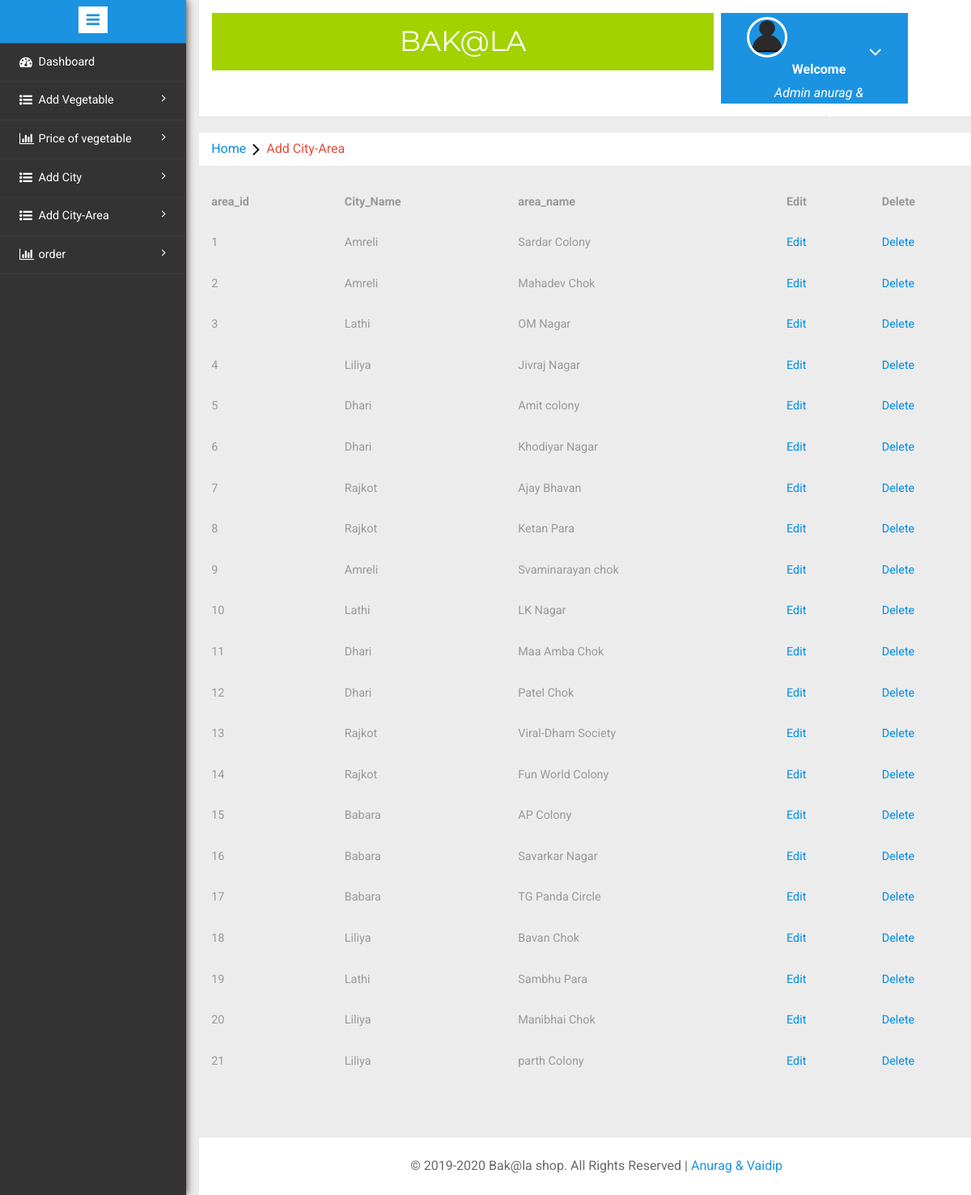
The app's page /admin/manage-city-area.php (signed in) with its own data.
### tables this page shows
CREATE TABLE IF NOT EXISTS `city_area` (
  `city_id` int(5) NOT NULL,
  `area_id` int(5) NOT NULL AUTO_INCREMENT,
  `area_name` varchar(30) NOT NULL,
  PRIMARY KEY (`area_id`),
  KEY `city_id` (`city_id`)
);

CREATE TABLE IF NOT EXISTS `city` (
  `city_id` int(5) NOT NULL AUTO_INCREMENT,
  `city_name` varchar(20) NOT NULL,
  PRIMARY KEY (`city_id`)
);

### admin/manage-city-area.php (the view, shortened to what this page needs)
<?php
include('same.php');
if(strlen($_SESSION['admin_nm'])==0)
	{
header('location:index.php');
}
else{
?>
<!doctype html>
<html>
<head>
    <link href="css/bootstrap.min.css" rel='stylesheet' type='text/css' />
    <link href="css/style.css" rel='stylesheet' type='text/css' />
    <link rel="stylesheet" href="css/morris.css" type="text/css"/>
    <link href="css/font-awesome.css" rel="stylesheet">
    <link rel="stylesheet" href="css/icon-font.min.css" type='text/css' />
</head>
<body>
   <div class="page-container">
<div class="left-content">
	   <div class="mother-grid-inner">
<?php include('header.php');?>
				</div>
	<ol class="breadcrumb">
                <li class="breadcrumb-item"><a href="panel.php">Home</a><i class="fa fa-angle-right"></i>Add City-Area</li>
            </ol>
<table class="table table-responsive">
    <tr>
        <th>area_id</th>
        <th>City_Name</th>
        <th>area_name</th>
        <th>Edit</th>
        <th>Delete</th>
    </tr>
    <tr>
        <?php
            $qry="select city_id,area_id,area_name from city_area";
            $v=mysql_query($qry,$con);
            while($r=mysql_fetch_array($v))
            {
                $qrr=mysql_query("select city_name from city where city_id=$r[0] ",$con);
                $rr=mysql_fetch_array($qrr);
        ?>
        <td><?php echo $r[1]; ?></td>
        <td><?php echo $rr[0]; ?></td>
        <td><?php echo $r[2]; ?></td>
        <td><a href="edit_area_by_link.php?k=<?php echo $r[1]; ?>">Edit</td>
        <td><a href="delete_area_by_link.php?k=<?php echo $r[1]; ?>">Delete</td>
    </tr>
    <?php  } ?>
</table>
</body>
</html>
<?php include('footer.php');?>
					<?php include('sidebarmenu.php');?>
							  <div class="clearfix"></div>
<?php } ?>

### admin/header.php (shortened to what this page needs)
<div class="header-main">
					<div class="logo-w3-agile">
								<h1><a href="panel.php">Bak@La</a></h1>
							</div>
						<div class="profile_details w3l">
								<ul>
									<li class="dropdown profile_details_drop">
										<a href="#" class="dropdown-toggle" data-toggle="dropdown" aria-expanded="false">
											<div class="profile_img">
												<span class="prfil-img"><img src="images/User-icon.png" alt=""> </span>
												<div class="user-name">
													<p>Welcome</p>
													<span>Admin anurag & Vaidip</span>
												</div>
												<i class="fa fa-angle-down"></i>
												<div class="clearfix"></div>
											</div>
										</a>
									</li>
								</ul>
							</div>
				</div>

### admin/footer.php
<div class="copyrights">
	 <p>© 2019-2020 Bak@la shop. All Rights Reserved |  <a href="#">Anurag &  Vaidip</a> </p>
</div>

### admin/sidebarmenu.php (shortened to what this page needs)
<div class="sidebar-menu">
					<header class="logo1">
						<a href="panel.php" class="sidebar-icon"> <span class="fa fa-bars"></span> </a>
					</header>
                           <div class="menu">
									<ul id="menu" >
										<li><a href="panel.php"><i class="fa fa-tachometer"></i> <span>Dashboard</span><div class="clearfix"></div></a></li>
									 <li id="menu-academico" ><a href="panel.php"><i class="fa fa-list-ul" aria-hidden="true"></i><span>Add Vegetable</span> <span class="fa fa-angle-right" style="float: right"></span><div class="clearfix"></div></a>
										</li>
									<li id="menu-academico" ><a href="panel.php"><i class="fa fa-bar-chart" aria-hidden="true"></i><span> Price of vegetable</span> <span class="fa fa-angle-right" style="float: right"></span><div class="clearfix"></div></a>
									</li>
                                     <li id="menu-academico" ><a href="panel.php"><i class="fa fa-list-ul" aria-hidden="true"></i><span>Add City</span> <span class="fa fa-angle-right" style="float: right"></span><div class="clearfix"></div></a>
										</li>
                                     <li id="menu-academico" ><a href="panel.php"><i class="fa fa-list-ul" aria-hidden="true"></i><span>Add City-Area</span> <span class="fa fa-angle-right" style="float: right"></span><div class="clearfix"></div></a>
										</li>
						          <li id="menu-academico" ><a href="panel.php"><i class="fa fa-bar-chart" aria-hidden="true"></i><span> order</span> <span class="fa fa-angle-right" style="float: right"></span><div class="clearfix"></div></a>
									</li>
								  </ul>
								</div>
							  </div>

### records on screen
city_area: area_id "1", city.city_name "Amreli", area_name "Sardar Colony"
city_area: area_id "2", city.city_name "Amreli", area_name "Mahadev Chok"
city_area: area_id "3", city.city_name "Lathi", area_name "OM Nagar"
city_area: area_id "4", city.city_name "Liliya", area_name "Jivraj Nagar"
city_area: area_id "5", city.city_name "Dhari", area_name "Amit colony"
city_area: area_id "6", city.city_name "Dhari", area_name "Khodiyar Nagar"
city_area: area_id "7", city.city_name "Rajkot", area_name "Ajay Bhavan"
city_area: area_id "8", city.city_name "Rajkot", area_name "Ketan Para"
city_area: area_id "9", city.city_name "Amreli", area_name "Svaminarayan chok"
city_area: area_id "10", city.city_name "Lathi", area_name "LK Nagar"
city_area: area_id "11", city.city_name "Dhari", area_name "Maa Amba Chok"
city_area: area_id "12", city.city_name "Dhari", area_name "Patel Chok"
city_area: area_id "13", city.city_name "Rajkot", area_name "Viral-Dham Society"
city_area: area_id "14", city.city_name "Rajkot", area_name "Fun World Colony"
city_area: area_id "15", city.city_name "Babara", area_name "AP Colony"
city_area: area_id "16", city.city_name "Babara", area_name "Savarkar Nagar"
city_area: area_id "17", city.city_name "Babara", area_name "TG Panda Circle"
city_area: area_id "18", city.city_name "Liliya", area_name "Bavan Chok"
city_area: area_id "19", city.city_name "Lathi", area_name "Sambhu Para"
city_area: area_id "20", city.city_name "Liliya", area_name "Manibhai Chok"
city_area: area_id "21", city.city_name "Liliya", area_name "parth Colony"
